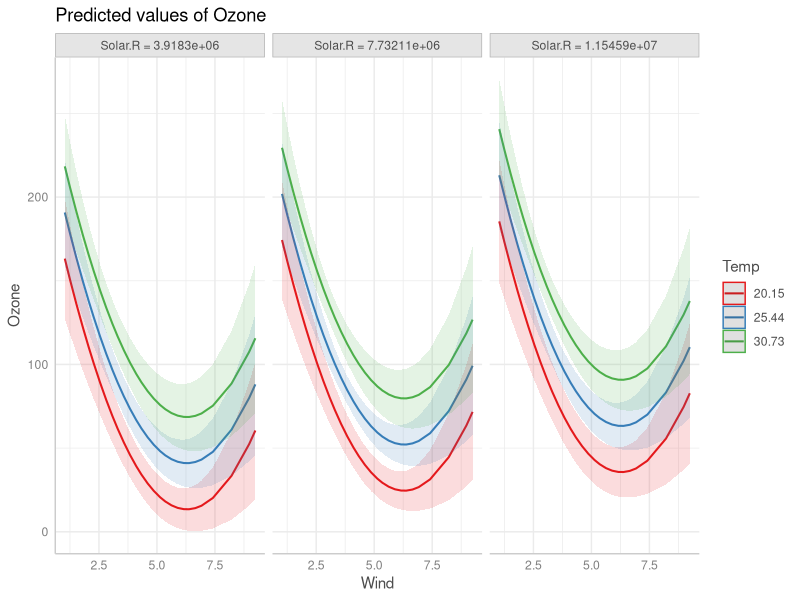
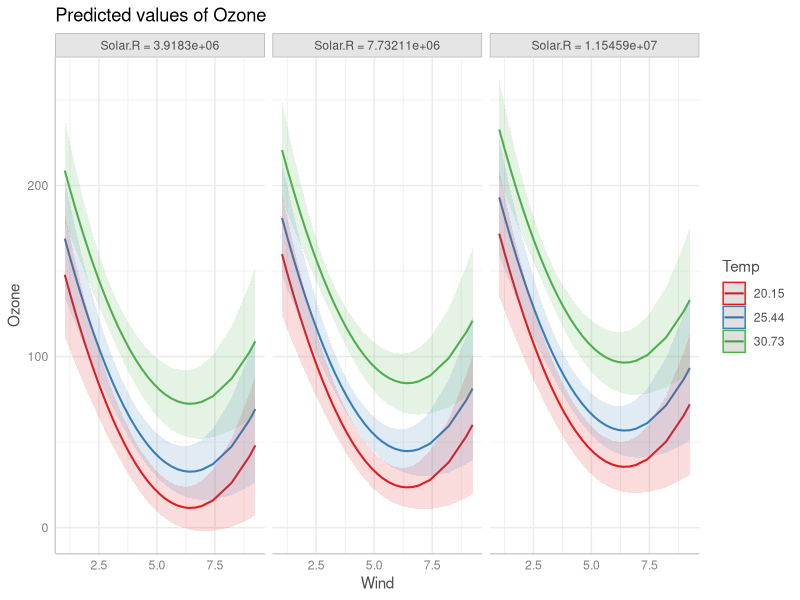
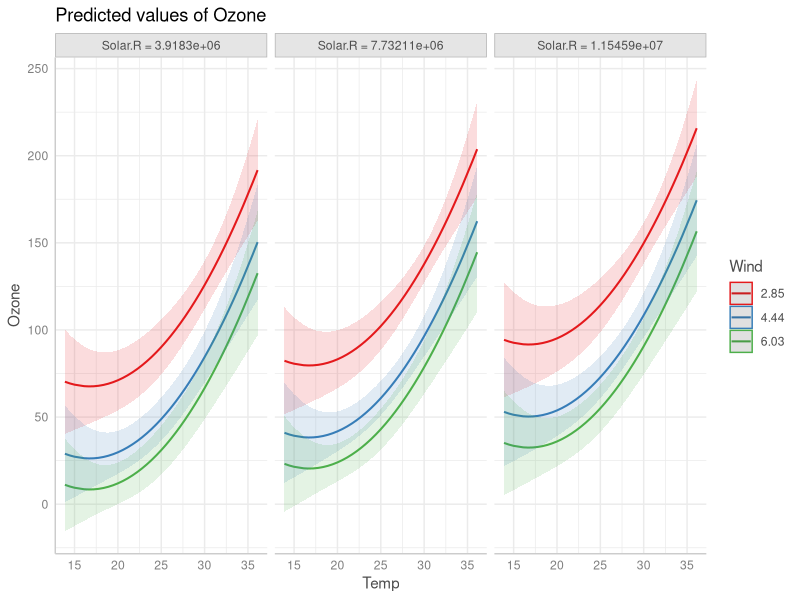
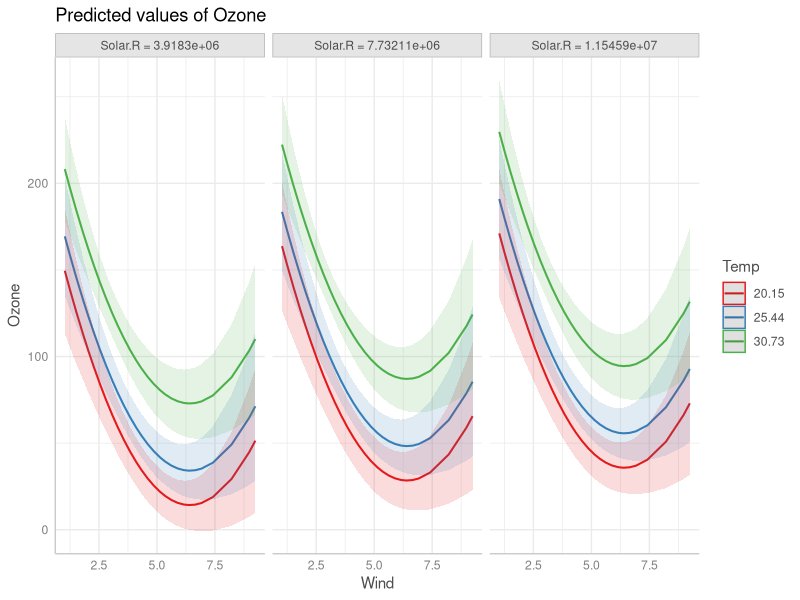
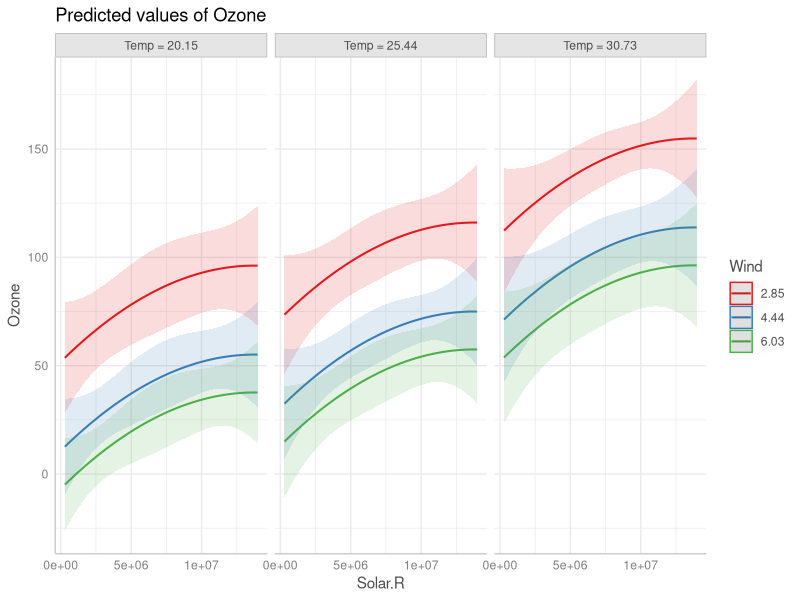
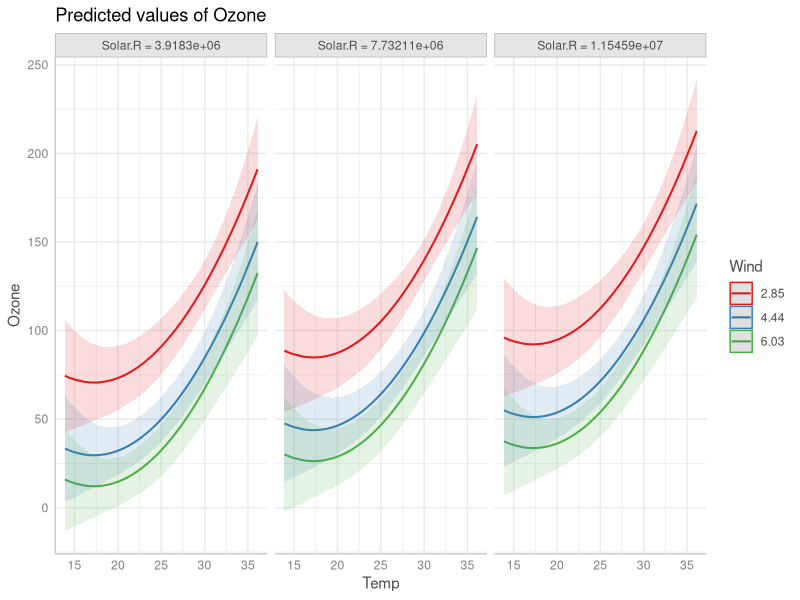

Recreate these plots in R, in order.
### REGRESSIONE POLINOMIALE MULTIPLA ###

data(airquality)
aria = na.omit(airquality)
data = aria[c(1,2,3,4)]

#CONVERSIONE DELLE VARIABILI IN SISTEMA INTERNAZIONALE DI MISURA
data$Ozone <- data$Ozone * 2 # converto da ppb a mug/m3
data$Solar.R <- data$Solar.R * 41840 # converto da Ly a J/m2
data$Wind <- round(data$Wind / 2.24, 3) # converto da mph a m/s
data$Temp <- round((data$Temp - 32) / 1.8, 3) # converto da farnheit a celsius

attach(data)

## MODELLO POLINOMIALE DI REGRESSIONE LINEARE MULTIPLA WIND^2##
d=2
pq <- lm(Ozone ~ Solar.R + poly(Wind, degree = d, raw = T) + Temp)
summary(pq)
confint(pq)
#plot(pq)
library(ggeffects)
plot(ggpredict(pq, c("Wind", "Temp", "Solar.R")))

## MODELLO POLINOMIALE DI REGRESSIONE LINEARE MULTIPLA WIND^2 + TEMP^2 ##
pq1 <- lm(Ozone ~ Solar.R + poly(Wind, degree = d, raw = T) + poly(Temp, degree = d, raw = T))
plot(ggpredict(pq1, c("Wind", "Temp", "Solar.R")))
plot(ggpredict(pq1, c("Temp", "Wind", "Solar.R")))

## MODELLO POLINOMIALE DI REGRESSIONE LINEARE MULTIPLA COMPLETO ## 
pq2 <- lm(Ozone ~ poly(Solar.R, degree = d, raw = T) + 
            poly(Wind, degree = d, raw = T) + 
            poly(Temp, degree = d, raw = T))
plot(ggpredict(pq2, c("Wind", "Temp", "Solar.R")))
plot(ggpredict(pq2, c("Solar.R", "Wind", "Temp")))
plot(ggpredict(pq2, c("Temp", "Wind", "Solar.R")))



## MODELLO DI REGRESSIONE LINEARE COMPLETO ##
mq <- lm(Ozone ~ Solar.R + Wind + Temp)
anova(mq, pq) # H0: mq, H1: pq
anova(pq,pq1) # Ho: pq, H1: pq1
anova(mq,pq1) # H0: mq, H1: pq1
anova(pq1,pq2)

detach(data)
